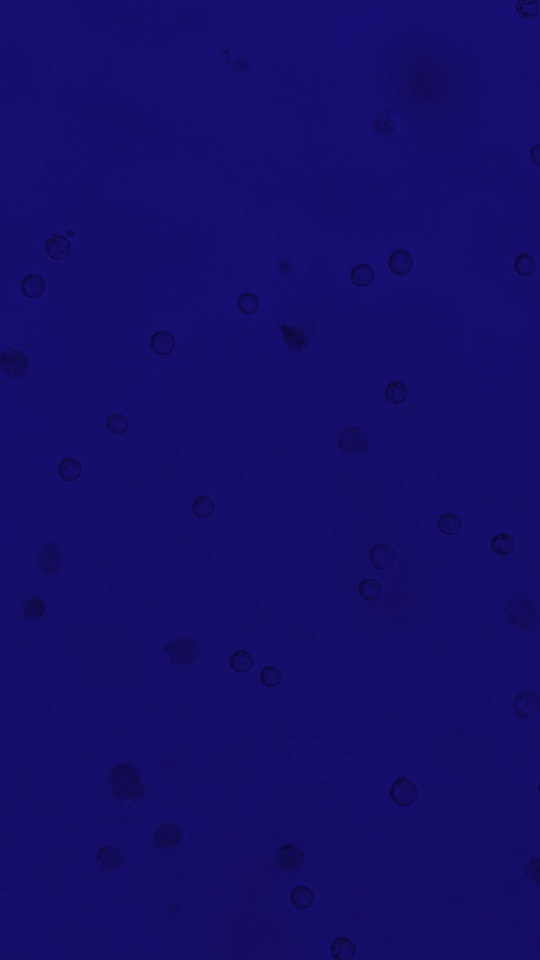
#> input picture python-version/cellphoto-blue version.jpg, 1080 x 1920 px (shown at 1/2 size)
$ python -i simple_toupcam_live_fake.py   (imports and definitions only)   (older library calls are emulated)
#> lines starting #> are read from the running program, lines starting #| are printed output that depends on the picture; after the words box and inside, x2 and y2 are one past the last pixel; in counts of white or black regions, pixels touching at a corner belong together
#> further down, picture is the input picture: shape (1920, 1080, 3); mean B, G, R 105.4, 13.6, 20.3
"""
OBS Virtual Camera Live Stream
This script provides a basic live stream from an OBS virtual camera using OpenCV,
while maintaining the same cell detection functionality as the ToupCam implementation.
"""

import sys
import os
import time
import threading
import numpy as np
import cv2
import tkinter as tk
from tkinter import ttk, filedialog, messagebox
from PIL import Image, ImageTk
from skimage import filters, morphology, measure, segmentation
import matplotlib.pyplot as plt
from matplotlib.backends.backend_tkagg import FigureCanvasTkAgg
import json

class VirtualCameraLive:
    # [1277 lines left out: functions __init__, create_ui, start_camera, capture_frames, update_frame, start_render_thread and 37 more, not called in this run]

class CellDetector:
    """Cell detection class for processing images and detecting cells"""
    def __init__(self):
        # Parameters for cell detection (aligned with parameter_visualization_ui.py)
        self.clahe_clip_limit = 2.5
        self.clahe_tile_size = 10

        # Edge detection parameters
        self.canny_low = 30
        self.canny_high = 150
        self.edge_threshold = 30

        # Cell filtering parameters (aligned with parameter_visualization_ui.py)
        self.min_area = 200  # Updated from 100 to 200
        self.max_area = 3000  # Updated from 8000 to 3000
        self.min_perimeter = 300
        self.max_perimeter = 800
        self.min_circularity = 0.8
        self.max_circularity = 12.0

        # Additional parameters from parameter_visualization_ui.py
        self.min_object_size = 15
        self.eccentricity_threshold = 0.98
        self.area_threshold_small = 200
        self.area_threshold_large = 400
        self.aspect_ratio_threshold = 1.5

        # Morphology parameters
        self.final_min_size = 100

        self.detected_cells = []
        self.processing = False

    def detect_cells(self, image, aoi_coords=None):
        """Process image and detect cells, optionally within an AOI"""
        # Make a copy of the image to avoid modifying the original
        org = image.copy()

        # If AOI is provided, crop the image to the AOI
        if aoi_coords and all(coord != 0 for coord in aoi_coords):
            x1, y1, x2, y2 = aoi_coords
            # Ensure x1 < x2 and y1 < y2
            if x1 > x2: x1, x2 = x2, x1
            if y1 > y2: y1, y2 = y2, y1

            # Crop the image to the AOI
            org = org[y1:y2, x1:x2]

            # If the cropped image is too small, return empty results
            if org.shape[0] < 10 or org.shape[1] < 10:
                return [], org

        # Convert BGR to RGB for display
        org_rgb = cv2.cvtColor(org, cv2.COLOR_BGR2RGB)

        # Convert to grayscale
        gray_image = cv2.cvtColor(org, cv2.COLOR_BGR2GRAY)
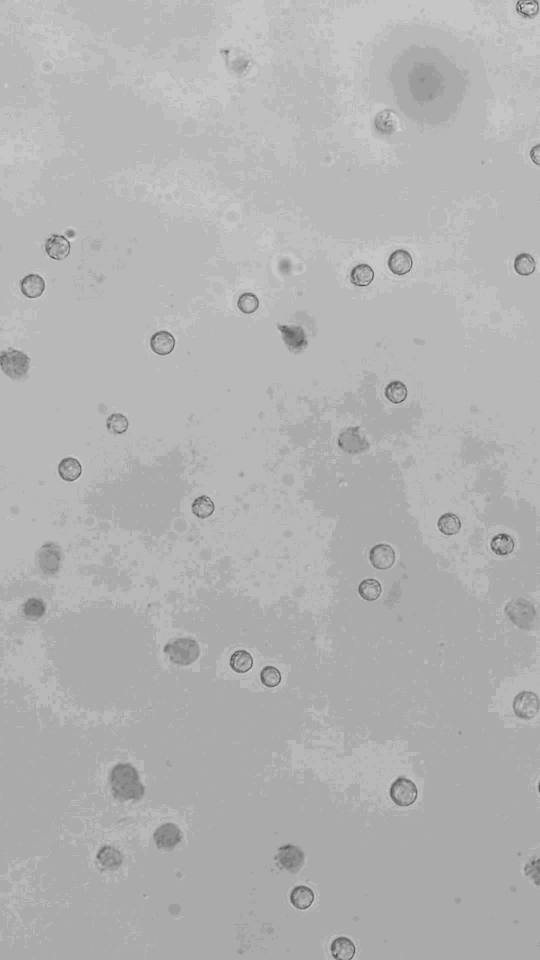
#> gray_image: shape (1920, 1080) (shown at 1/2 size); min 1, max 37, mean 26.2; drawn with min black and max white

        # Enhance contrast using CLAHE
        clahe = cv2.createCLAHE(clipLimit=self.clahe_clip_limit,
                              tileGridSize=(self.clahe_tile_size, self.clahe_tile_size))
        enhanced_image = clahe.apply(gray_image)
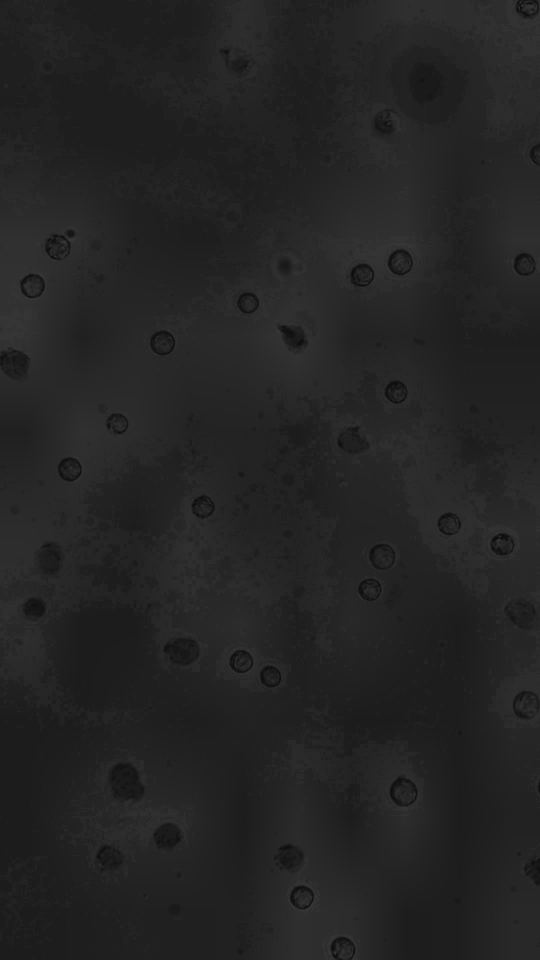
#> enhanced_image: shape (1920, 1080) (shown at 1/2 size); min 2, max 58, mean 36

        # Convert to float and denoise
        double_image = enhanced_image.astype(np.float32) / 255.0
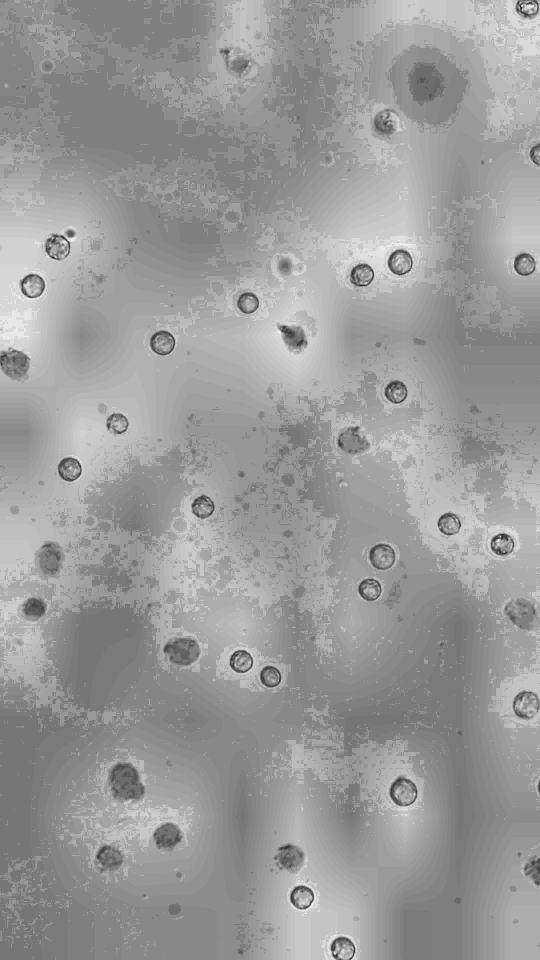
#> double_image: shape (1920, 1080) float32 (shown at 1/2 size); min 0.00784, max 0.227, mean 0.141; drawn with min black and max white
        denoised_image = cv2.GaussianBlur(double_image, (3, 3), 2)

        # Binary image
        try:
            binary_image1 = cv2.adaptiveThreshold(org[:,:,2], 255,
                                              cv2.ADAPTIVE_THRESH_MEAN_C,
                                              cv2.THRESH_BINARY, 11, 2)
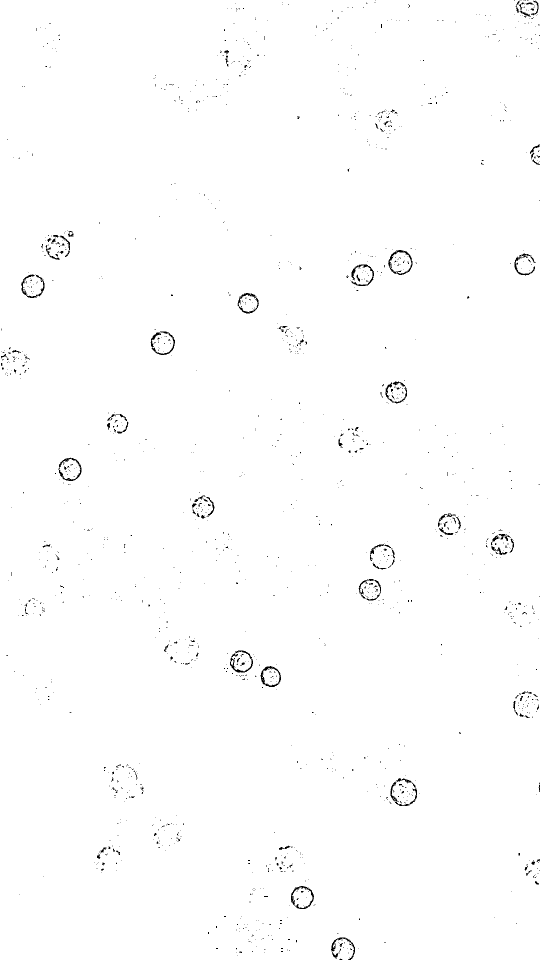
#> binary_image1: shape (1920, 1080) (shown at 1/2 size); 99.3% white; black in thin lines or dots
            binary_image2 = cv2.adaptiveThreshold(org[:,:,2], 255,
                                              cv2.ADAPTIVE_THRESH_GAUSSIAN_C,
                                              cv2.THRESH_BINARY, 11, 2)
#> binary_image2: shape (1920, 1080); 99.6% white; black in thin lines or dots
            binary_image = binary_image1 | binary_image2
#> binary_image: shape (1920, 1080); 99.7% white; black in thin lines or dots
            binary_image = ~binary_image
#> binary_image: shape (1920, 1080); 0.35% white in thin lines or dots
        except:
            # Fallback if the above fails
            _, binary_image = cv2.threshold(gray_image, 0, 255, cv2.THRESH_BINARY+cv2.THRESH_OTSU)

        # Edge detection
        img_8bit = (denoised_image * 255).astype(np.uint8)
        edge_canny = cv2.Canny(img_8bit, self.canny_low, self.canny_high)
#> edge_canny: shape (1920, 1080); every value is 0

        # Prewitt edge detection
        kernelx = np.array([[-1, 0, 1], [-1, 0, 1], [-1, 0, 1]])
        kernely = np.array([[-1, -1, -1], [0, 0, 0], [1, 1, 1]])
        img_prewittx = cv2.filter2D(img_8bit, -1, kernelx)
        img_prewitty = cv2.filter2D(img_8bit, -1, kernely)
        edge_prewitt = np.sqrt(img_prewittx**2 + img_prewitty**2)
        edge_prewitt = edge_prewitt > self.edge_threshold

        # Roberts edge detection
        roberts_x = np.array([[1, 0], [0, -1]])
        roberts_y = np.array([[0, 1], [-1, 0]])
        img_robertsx = cv2.filter2D(img_8bit, -1, roberts_x)
        img_robertsy = cv2.filter2D(img_8bit, -1, roberts_y)
        edge_roberts = np.sqrt(img_robertsx**2 + img_robertsy**2)
        edge_roberts = edge_roberts > self.edge_threshold

        # Sobel edge detection
        sobelx = cv2.Sobel(img_8bit, cv2.CV_64F, 1, 0, ksize=3)
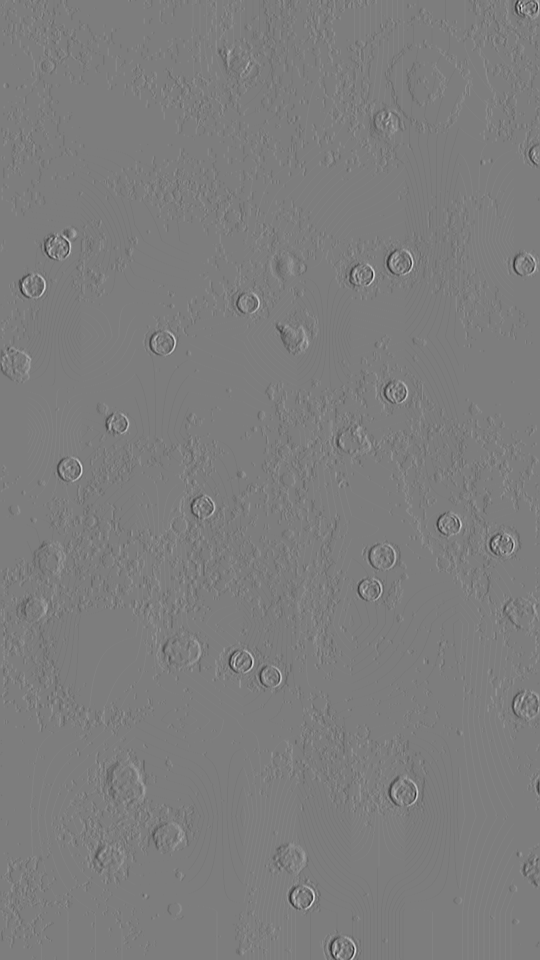
#> sobelx: shape (1920, 1080) float64 (shown at 1/2 size); min -100, max 104, mean 0; drawn with min black and max white
        sobely = cv2.Sobel(img_8bit, cv2.CV_64F, 0, 1, ksize=3)
        edge_sobel = np.sqrt(sobelx**2 + sobely**2)
        edge_sobel = edge_sobel > self.edge_threshold
#> edge_sobel: shape (1920, 1080) bool; 0.79% white; 340 white regions (243 under 20 px), largest, box (x1, y1, x2, y2) and area: (659, 1871, 713, 1920) 768, (39, 546, 92, 598) 765, (578, 1769, 630, 1821) 759

        # Edge combination
        roi_edge = edge_canny.astype(bool) | edge_prewitt | edge_roberts | edge_sobel

        # Combine segmentations
        roi_seg = roi_edge | binary_image.astype(bool)
#> roi_seg: shape (1920, 1080) bool; 1.1% white; 945 white regions (864 under 20 px), largest, box (x1, y1, x2, y2) and area: (88, 467, 142, 522) 999, (979, 1065, 1030, 1113) 996, (578, 1769, 630, 1821) 980

        # Pre-processing to reduce noise
        roi_seg = morphology.remove_small_objects(roi_seg.astype(bool), min_size=self.min_object_size)
#> roi_seg: shape (1920, 1080) bool; 0.95% white; 94 white regions (13 under 20 px), largest, box (x1, y1, x2, y2) and area: (979, 1065, 1030, 1113) 989, (578, 1769, 630, 1821) 970, (39, 546, 92, 598) 947
        small_kernel = cv2.getStructuringElement(cv2.MORPH_ELLIPSE, (3, 3))
        roi_seg = cv2.morphologyEx(roi_seg.astype(np.uint8), cv2.MORPH_OPEN, small_kernel)
#> roi_seg: shape (1920, 1080); values 0 (black) and 1 (white), 0.86% white; 136 white regions (61 under 20 px), largest, box (x1, y1, x2, y2) and area: (39, 546, 92, 598) 896, (659, 1871, 713, 1920) 859, (578, 1769, 630, 1821) 837

        # Final processing
        kernel = cv2.getStructuringElement(cv2.MORPH_ELLIPSE, (3, 3))
        final_seg = cv2.morphologyEx(roi_seg.astype(np.uint8), cv2.MORPH_CLOSE, kernel, iterations=2)
#> final_seg: shape (1920, 1080); values 0 (black) and 1 (white), 0.94% white; 91 white regions (32 under 20 px), largest, box (x1, y1, x2, y2) and area: (88, 467, 151, 522) 1153, (578, 1769, 630, 1821) 1031, (979, 1065, 1030, 1113) 1024
        final_seg = morphology.remove_small_objects(final_seg.astype(bool), min_size=20)
        final_seg = morphology.remove_small_holes(final_seg)
#> final_seg: shape (1920, 1080) bool; 0.93% white; 58 white regions, largest, box (x1, y1, x2, y2) and area: (88, 467, 151, 522) 1153, (979, 1065, 1030, 1113) 1103, (1030, 0, 1080, 37) 1094
        final_seg = morphology.remove_small_objects(final_seg, min_size=self.final_min_size)
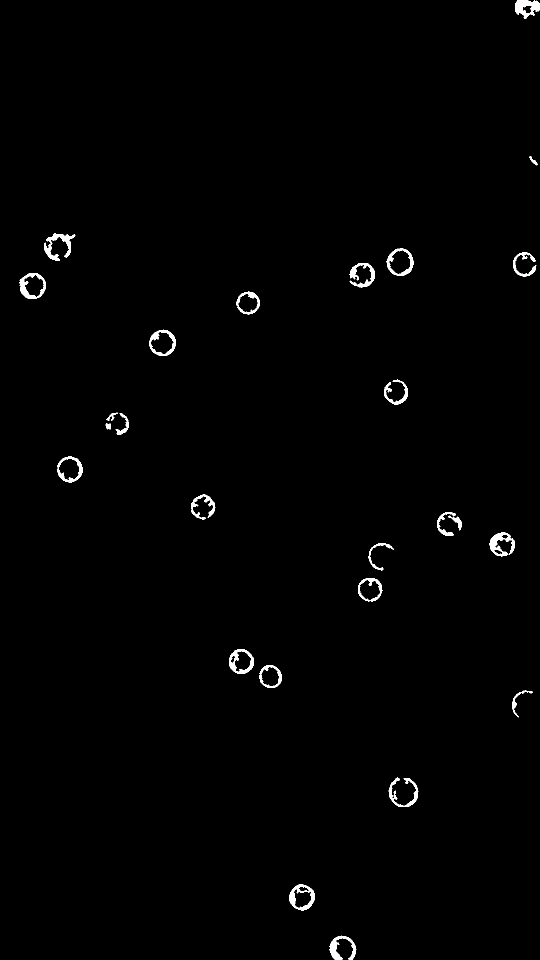
#> final_seg: shape (1920, 1080) bool (shown at 1/2 size); 0.86% white; 26 white regions

        # Label connected components
        labeled_image = measure.label(final_seg)
#> labeled_image: shape (1920, 1080) int32; 27 distinct labels, from 0 to 26
        props = measure.regionprops(labeled_image)
#> props = 26 regions; largest, box (x1, y1, x2, y2) and area: (88, 467, 151, 522) 1153, (979, 1065, 1030, 1113) 1103, (1030, 0, 1080, 37) 1094, (578, 1769, 630, 1821) 1044, (659, 1871, 713, 1920) 1008

        # Filter cells based on properties
        detected_cells = []
        for prop in props:
            area = prop.area
            perimeter = prop.perimeter
            circularity = (perimeter * perimeter) / (4 * np.pi * area)
            eccentricity = prop.eccentricity

            # Get bounding box for aspect ratio calculation
            bbox = prop.bbox
            height = bbox[2] - bbox[0]
            width = bbox[3] - bbox[1]

            # Calculate aspect ratio condition using parameter from visualization UI
            aspect_ratio_condition = (
                (height > width and self.aspect_ratio_threshold * width > height) or
                (width > height and self.aspect_ratio_threshold * height > width) or
                (height == width)
            )

            # Cell filtering criteria (aligned with parameter_visualization_ui.py)
            # First check eccentricity and area thresholds
            if ((eccentricity < self.eccentricity_threshold and area > self.area_threshold_small) or
                (area > self.area_threshold_large)):
                # Then check area, perimeter, circularity and aspect ratio
                if (self.min_area < area < self.max_area and
                    self.min_perimeter < perimeter < self.max_perimeter and
                    self.min_circularity < circularity < self.max_circularity and
                    aspect_ratio_condition):

                    # Calculate centroid
                    y, x = prop.centroid

                    # If using AOI, adjust the coordinates back to the original image
                    if aoi_coords and all(coord != 0 for coord in aoi_coords):
                        x1_aoi, y1_aoi = aoi_coords[0], aoi_coords[1]
                        adjusted_bbox = (
                            bbox[0] + y1_aoi,  # y1
                            bbox[1] + x1_aoi,  # x1
                            bbox[2] + y1_aoi,  # y2
                            bbox[3] + x1_aoi   # x2
                        )
                        detected_cells.append({
                            'bbox': adjusted_bbox,
                            'area': area,
                            'perimeter': perimeter,
                            'circularity': circularity,
                            'eccentricity': eccentricity,
                            'centroid': (y + y1_aoi, x + x1_aoi)
                        })
                    else:
                        # Add cell to the list
                        detected_cells.append({
                            'bbox': bbox,
                            'centroid': (y, x),
                            'area': area,
                            'perimeter': perimeter,
                            'circularity': circularity,
                            'eccentricity': eccentricity
                        })
#> this loop made 26 passes
#> (area, perimeter, circularity, eccentricity, bbox, height, width, aspect_ratio_condition) on passes 3, 4, 6, 7, 9, 10, 14, 18, 21, 25: (1153, 390.6, 10.53, 0.649, (467, 88, 522, 151), 55, 63, True), (876, 346, 10.88, 0.319, (497, 773, 552, 827), 55, 54, True), (950, 358.6, 10.77, 0.332, (526, 699, 575, 750), 49, 51, True), (995, 343.4, 9.43, 0.287, (546, 39, 598, 92), 52, 53, True), (866, 336.6, 10.41, 0.315, (659, 299, 712, 352), 53, 53, True), (690, 319.3, 11.76, 0.415, (759, 768, 809, 816), 50, 48, True), (788, 326.4, 10.76, 0.307, (913, 114, 965, 165), 52, 51, True), (1103, 359.6, 9.33, 0.4, (1065, 979, 1113, 1030), 48, 51, True), (963, 350.3, 10.14, 0.349, (1298, 458, 1348, 508), 50, 50, True), (1044, 365.7, 10.19, 0.344, (1769, 578, 1821, 630), 52, 52, True)
#> (area, perimeter, circularity, eccentricity, bbox, height, width, aspect_ratio_condition) on passes 1, 2, 5, 8, 11, 12: (1094, 247, 4.44, 0.779, (0, 1030, 37, 1080), 37, 50, True), (104, 52.77, 2.13, 0.969, (312, 1059, 331, 1075), 19, 16, True), (642, 298.9, 11.08, 0.428, (505, 1026, 553, 1073), 48, 47, True), (633, 296.3, 11.04, 0.343, (583, 473, 629, 520), 46, 47, True), (126, 79.57, 4, 0.901, (825, 213, 842, 236), 17, 23, True), (339, 152.5, 5.46, 0.881, (826, 231, 870, 258), 44, 27, False)
#> after the loop, detected_cells = 10 items

        # Create a visualization of the detected cells
        result_image = self.visualize_cells(org_rgb, detected_cells, aoi_coords)

        return detected_cells, result_image

    def visualize_cells(self, image, cells, aoi_coords=None):
        """Create a visualization of the detected cells"""
        # Make a copy of the image for drawing
        result_image = image.copy()

        # Draw bounding boxes for detected cells
        for cell in cells:
            bbox = cell['bbox']

            # If using AOI, adjust the coordinates for the visualization
            if aoi_coords and all(coord != 0 for coord in aoi_coords):
                y1, x1, y2, x2 = bbox
                y1_aoi, x1_aoi = aoi_coords[1], aoi_coords[0]
                y1 -= y1_aoi
                x1 -= x1_aoi
                y2 -= y1_aoi
                x2 -= x1_aoi
                bbox = (y1, x1, y2, x2)
            else:
                y1, x1, y2, x2 = bbox

            # Draw rectangle
            cv2.rectangle(result_image, (x1, y1), (x2, y2), (255, 0, 0), 2)

            # Add text with cell properties
            text = f"A:{cell['area']:.0f}\nP:{cell['perimeter']:.0f}\nC:{cell['circularity']:.2f}"
            centroid = cell['centroid']
            if aoi_coords and all(coord != 0 for coord in aoi_coords):
                centroid = (centroid[0] - aoi_coords[1], centroid[1] - aoi_coords[0])

            # Place text at the centroid
            cv2.putText(result_image, text, (int(centroid[1]), int(centroid[0])),
                      cv2.FONT_HERSHEY_SIMPLEX, 0.4, (255, 255, 0), 1)
#> this loop made 10 passes
#> (y1, x1, y2, x2, centroid) on passes 1 to 10: (467, 88, 522, 151, (490.3, 116.4)), (497, 773, 552, 827, (524.7, 799.9)), (526, 699, 575, 750, (550, 723.9)), (546, 39, 598, 92, (572.3, 61.46)), (659, 299, 712, 352, (684.2, 325)), (759, 768, 809, 816, (786.3, 792)), (913, 114, 965, 165, (939.5, 140.3)), (1065, 979, 1113, 1030, (1087.1, 1001.5)), (1298, 458, 1348, 508, (1323.4, 480.6)), (1769, 578, 1821, 630, (1793.9, 602.9))
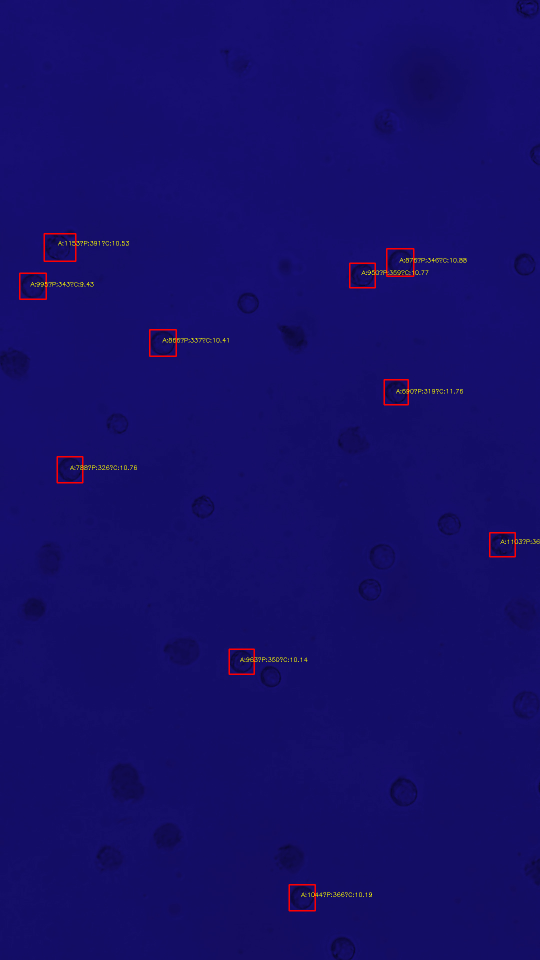
#> result_image: shape (1920, 1080, 3) (shown at 1/2 size); mean R, G, B 21.3, 13.9, 104.9

        return result_image

# [4 lines left out: function main, not called in this run]

# [2 lines not run here, left out]

>>> import cv2
>>> picture = cv2.imread('../cellphoto-blue version.jpg')
>>> result = CellDetector().detect_cells(picture)
